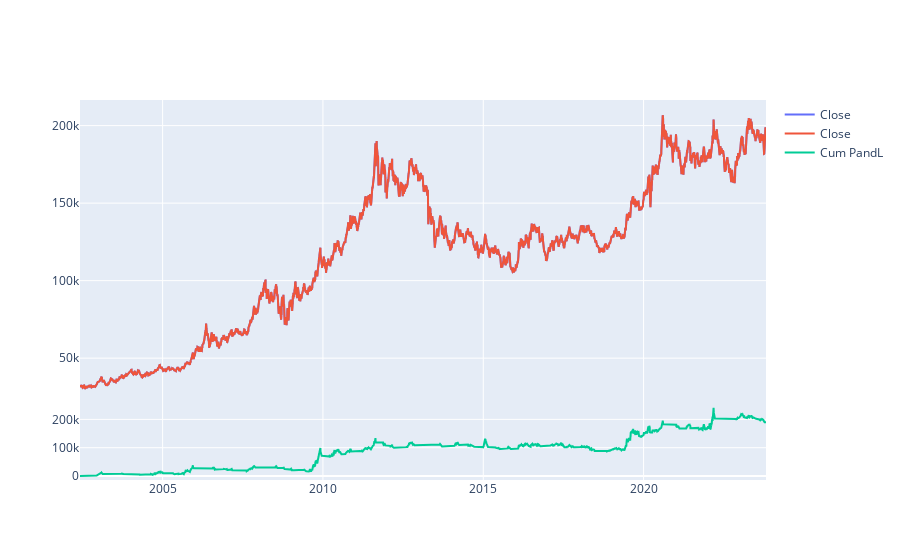

The code cell stored with this chart in its notebook:
### Code cell
from indicators.average import rolling_average, wilder_average

from trading.trade import Trade
from trading.signal import cross_from_below

from plotly.subplots import make_subplots
import plotly.graph_objects as go


def strategy(params, dates, closes, average_func):
    short_ma = average_func(closes, params['short_ma'])
    long_ma = average_func(closes, params['long_ma'])
    ultra_long_ma = average_func(closes, params['ultra_long_ma'])
    
    crosses = cross_from_below(short_ma, long_ma)
    
    above_ultra_long = closes - ultra_long_ma
    
    live_deals = []
    dead_deals = []

    for i, (date, close, cross, above) in enumerate(zip( dates, closes, crosses, above_ultra_long)):
        if cross and above > 0:
            live_deals.append(Trade(date, close, 1, close*(1 - params['stop']), close*(1 + params['take_profit']), dates[min(i + params['holding_days'],len(dates)-1)] ))
        
        for d in live_deals:
            if close <= d.stop or close >= d.take_profit or date >= d.expiry:
                d.set_exit_price(close)
                dead_deals.append(d)
                live_deals.remove(d)
        
    for d in live_deals:
        d.set_exit_price(closes[-1])
        dead_deals += d

    return dead_deals

''' Gold trading study that assumes you can transact at 1830 on the day of the market close '''
def long_strategy(params, dates, closes, average_func):
    short_ma = average_func(closes, params['short_ma'])
    long_ma = average_func(closes, params['long_ma'])
    
    crosses = cross_from_below(short_ma, long_ma)
    print(f'Number signals {sum(crosses)}')
    live_deals = []
    dead_deals = []

    for i, (date, close, cross) in enumerate(zip( dates, closes, crosses)):
        if cross:
            stop = close*(1 - 0.5*params['stop'])
            live_deals.append(Trade(date, close, 1, stop, stop, trade_high=close ))
        
        for d in live_deals:
            if close <= d.stop:
                d.set_exit_price(close)
                d.set_exit_date(date)
                dead_deals.append(d)
                live_deals.remove(d)
            elif close > d.trade_high:
                d.set_trade_high(close)
                d.set_stop(close*(1 - 0.5*params['stop']))
    
    for d in live_deals:
        d.set_exit_price(closes[-1])
        d.set_exit_date(dates[-1])
        dead_deals.append(d)

    return dead_deals

def compute_daily_pandl(deals, dates, closes):
    
    pandls = numpy.zeros(len(dates))
    for i, (date, close) in enumerate(zip(dates, closes)):
       
        for d in deals:
            if d.date == date:
                pandls[i] += close - d.traded_price
            elif d.expiry and date > d.date and date < d.expiry:
                pandls[i] += close - closes[i-1]
            elif d.expiry == date:
                pandls[i] += d.exit_price - closes[i-1]
    return pandls

def compute_long_strategy_daily_pandl(deals, dates, closes):
    pandls = numpy.zeros(len(dates))

    for i, (date, close) in enumerate(zip(dates, closes)):
        for d in deals:
            
            if d.date == date:
                pandls[i] += close - d.traded_price
            elif date == d.exit_date:
                pandls[i] += d.exit_price - closes[i-1]
            elif date < d.exit_date and date > d.date:
                pandls[i] += close - closes[i-1]
    return pandls

params = dict(short_ma = 16, long_ma = 64, ultra_long_ma = 200, stop = 0.12, take_profit=0.1, holding_days=12)

#deals = strategy(params, df['Date'].values, df['Close'].values, rolling_average)
deals = long_strategy(params, df['Date'].values, df['Close'].values, rolling_average )

daily_pandls = compute_long_strategy_daily_pandl(deals, df['Date'].values, df['Close'].values )

cum_pandl = numpy.cumsum(daily_pandls)

win_pct = sum([1 for d in deals if d.exit_price - d.traded_price > 0])/len(deals)
pandl= sum([d.exit_price - d.traded_price for d in deals])
losses = [d.exit_price - d.traded_price for d in deals if (d.exit_price - d.traded_price) <= 0] 
wins = [d.exit_price - d.traded_price for d in deals if (d.exit_price - d.traded_price) > 0]

p_and_l_ratio = (sum(wins)/len(wins))/(sum(numpy.abs(losses))/len(losses)) if len(losses) else 1

print(f'P&L {pandl:.2f}')
print(f'DailyPandLs {sum(daily_pandls)}')
print(f'Deals {len(deals)}')
print(f"Win Pct {100*win_pct:.2f}")
print(f"Pts per deal {pandl/len(deals):.2f}")
print(f"P&L Ratio {p_and_l_ratio}")
print(f"Return {win_pct*(1+p_and_l_ratio)}")

mean = 256*numpy.mean(daily_pandls)
vol = 16*numpy.std(daily_pandls)
print(f'Annual return {mean}')
print(f'Stdev return {vol}')
print(f'Sharpe {mean/vol}')

def compute_deal_rs(deals):
    
    def R_multiplier( deal ):
        stop_pts = deal.traded_price - deal.stop_at_inception
        deal_pts = deal.exit_price - deal.traded_price
        return deal_pts / stop_pts

    return [R_multiplier(deal) for deal in deals]

deal_rs = compute_deal_rs(deals)
print(f'Median R {numpy.median(deal_rs):.2f}, MinR {min(deal_rs):.2f} MaxR {max(deal_rs):.2f}')

### Figure 1 — Plotly figure (JSON) as saved in the notebook; plotly's stock layout.template omitted (floating-point values rounded to 4 significant figures; data arrays with more than 128 entries replaced by an {"elided": "..."} marker saying what was removed)
{"data": [{"name": "Close", "type": "scatter", "x": {"elided": "5410 str values"}, "xaxis": "x", "y": {"elided": "5410 int values"}, "yaxis": "y"}, {"name": "Close", "type": "scatter", "x": {"elided": "5410 str values"}, "xaxis": "x", "y": {"elided": "5410 int values"}, "yaxis": "y"}, {"name": "Cum PandL", "type": "scatter", "x": {"elided": "5410 str values"}, "xaxis": "x2", "y": {"elided": "5410 int values"}, "yaxis": "y2"}], "layout": {"xaxis": {"anchor": "y", "domain": [0, 1], "matches": "x2", "showticklabels": false}, "xaxis2": {"anchor": "y2", "domain": [0, 1]}, "yaxis": {"anchor": "x", "domain": [0.2, 1]}, "yaxis2": {"anchor": "x2", "domain": [0, 0.2]}}}
